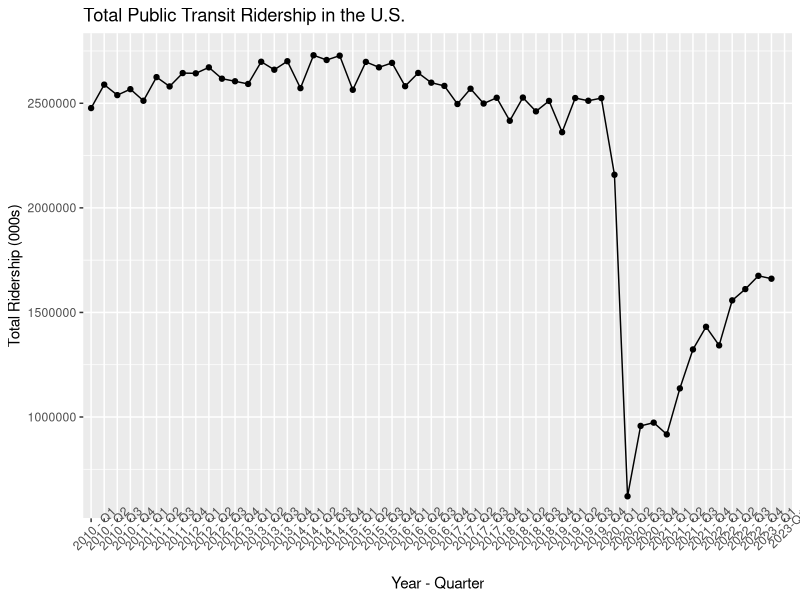

Write the R code that produced this figure. (Note: this script raises an error after producing the figure.)
library(tidyverse)
library(tidyr) 

ridership <- read.csv("../data/APTA-Ridership-by-Mode-and-Quarter-1990-Present.csv")
ridership <- ridership[81:133,1:11]
colnames(ridership)[2] <- 'Year - Quarter'
ridership$Total.Ridership..000s. <- as.numeric(gsub(",","", ridership$Total.Ridership..000s.))
typeof(ridership$Total.Ridership..000s.)
ggplot(data=ridership, aes(x=factor(`Year - Quarter`), y=Total.Ridership..000s., group=1, xmin = "2015 - Q1", xmax="2023-Q1")) +
  geom_line()+
  geom_point()+
  labs(x = "Year - Quarter", y = "Total Ridership (000s)", title = "Total Public Transit Ridership in the U.S.")+
  theme(axis.text.x = element_text(angle = 45))
colnames(ridership)[4:11] <- c("total_ridership", "heavy_rail", "light_rail", "commuter_rail", "trolleybus", "bus", "demand_response", "other")
ridership <- ridership[c(2, 4:11)]
write.csv(ridership, "../data/cleaned_data/ridership_by_quarter_cleaned.csv")
